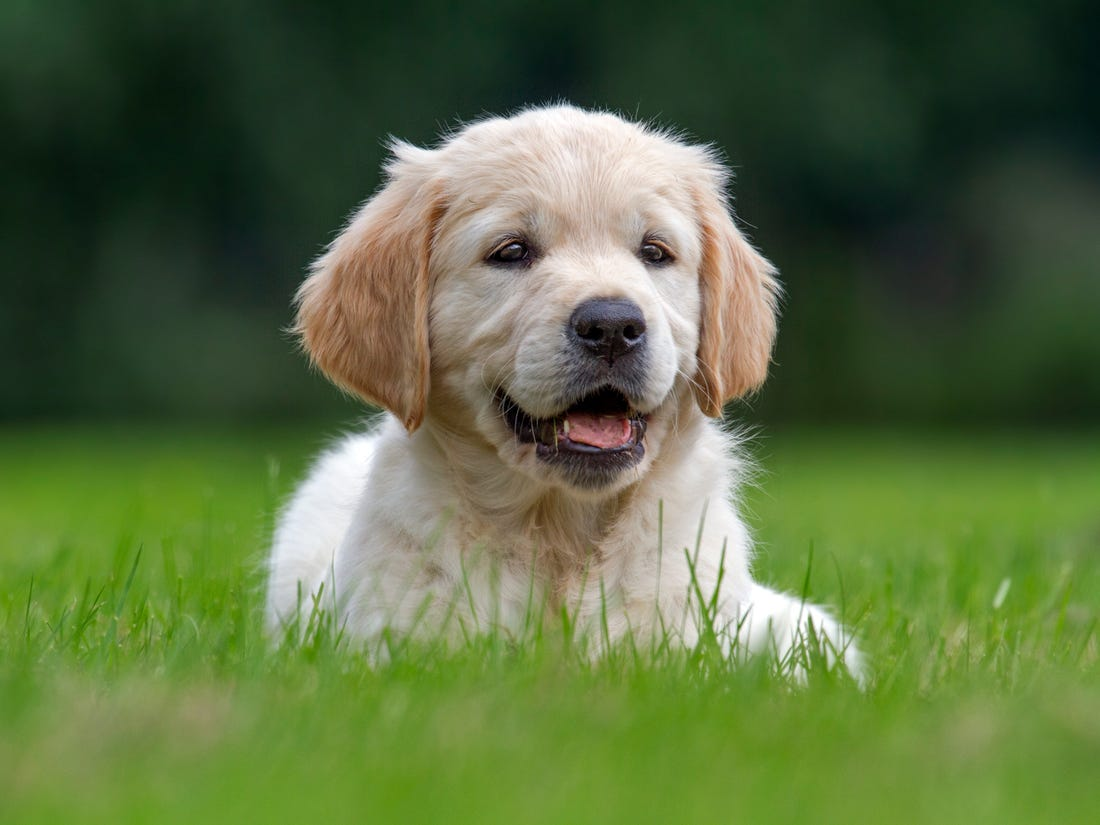
#> input picture dog.jpg, 1100 x 825 px
$ jupyter execute image_compressor.ipynb
#> lines starting #> are read from the running program, lines starting #| are printed output that depends on the picture
[cell 1]
import pandas as pd
import numpy as np
from skimage.io import imread, imshow
image = imread('dog.jpg', as_gray=True)
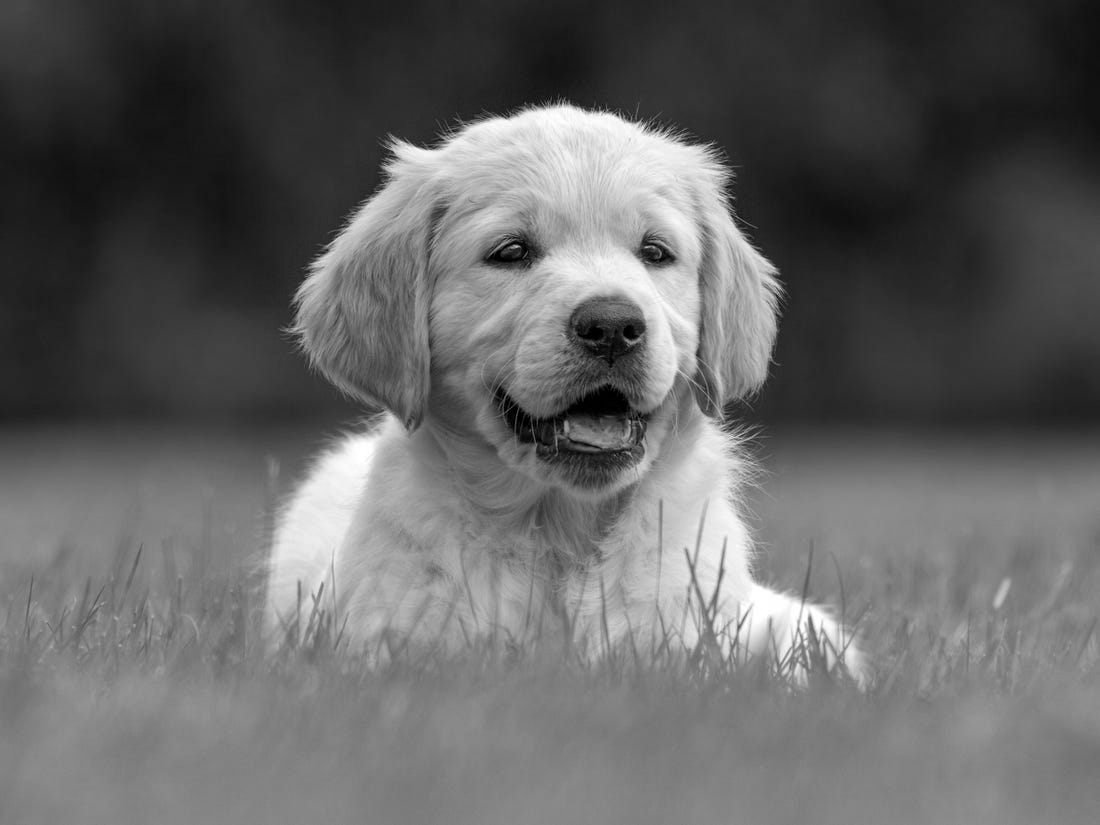
#> image: shape (825, 1100) float64; min 0, max 1, mean 0.396
image.shape
#> Out = (825, 1100)

[cell 2]
import cv2

[cell 3]
import matplotlib.pyplot as plt

[cell 4]
plt.imshow(image, cmap='gray')
plt.show

[cell 5]
mini = min(image.shape)
#> mini = 825
son = 0
n = 0
while(2**n<=mini):
  n = n+1
#> after the loop, n = 10
n = n - 1
#> n = 9
print(2**(n))
#| 512

[cell 6]
a,b = image.shape
#> a = 825; b = 1100
if a%2!=0:
  image =np.concatenate((image,np.zeros((1,b))),axis=0)
#> image: shape (826, 1100) float64
  a = a+1
#> a = 826
if b%2!=0:
  image = np.concatenate((image,np.zeros((a,1))),axis=1)

[cell 7]
a,b = image.shape
list1 = []
list2 = []
list1.extend(list(range(int((a-2**n)/2))))
list1.extend(list(range(a-int((a-2**n)/2),a)))
list2.extend(list(range(int((b-2**n)/2))))
list2.extend(list(range(b-int((b-2**n)/2),b)))
image = (np.delete(image,list1,axis=0))
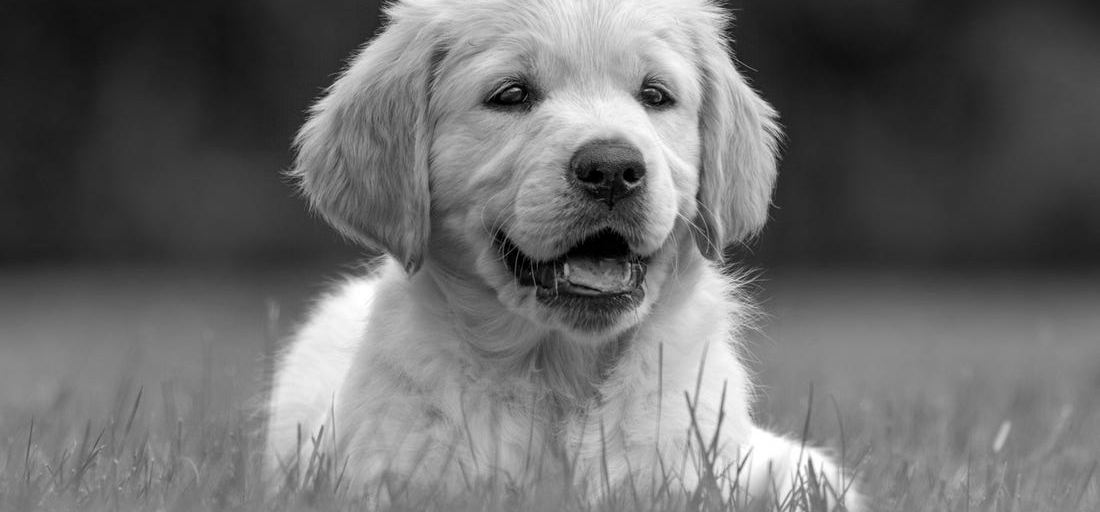
#> image: shape (512, 1100) float64; min 0, max 1, mean 0.423
image = (np.delete(image,list2,axis=1))
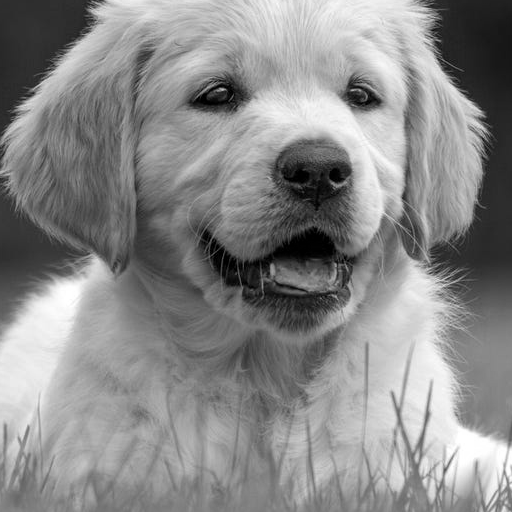
#> image: shape (512, 512) float64; min 0, max 1, mean 0.542

[cell 8]
image.shape
#> Out = (512, 512)

[cell 9]
plt.imshow(image, cmap='gray')
plt.show()

[cell 10]
image[:2,:2]
#> Out = [[0.182, 0.182], [0.182, 0.182]]

[cell 11]
a,b  = image.shape
#> a = 512; b = 512
c = 0
narr = np.zeros((a,a))
for i in range(int(a/2)):
   narr[:,i] = (image[:,c]+image[:,c+1])/2
   narr[:,int(a/2)+i] = (image[:,c]-image[:,c+1])/2
   c = c+2
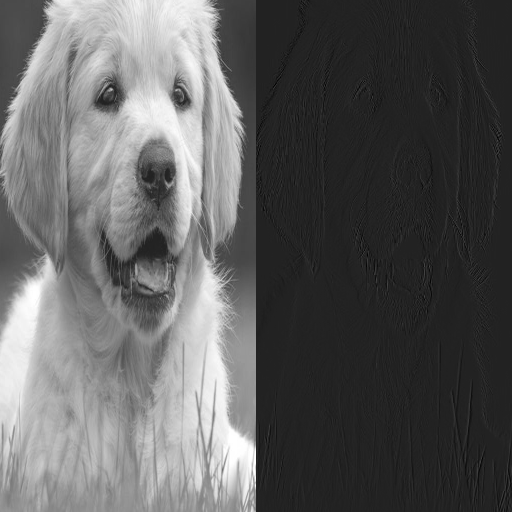
#> narr: shape (512, 512) float64; min -0.158, max 1, mean 0.271; drawn with min black and max white
#> after the loop, c = 512
print(narr)
#> (printed output is left out)

[cell 12]
(narr[0,:] - narr[1,:])/2
#> Out = 512 values, max 0.0725 at index 216, min -0.134 at index 46, mean 0.000181

[cell 13]
c = 0
a,b = image.shape
narr2 = np.zeros((a,a))
for i in range(int(a/2)):
  narr2[i,: ] = (narr[c,:]+narr[c+1,:])/2
  narr2[int(a/2)+i,:] = (narr[c,:]-narr[c+1,:])/2
  c = c+2
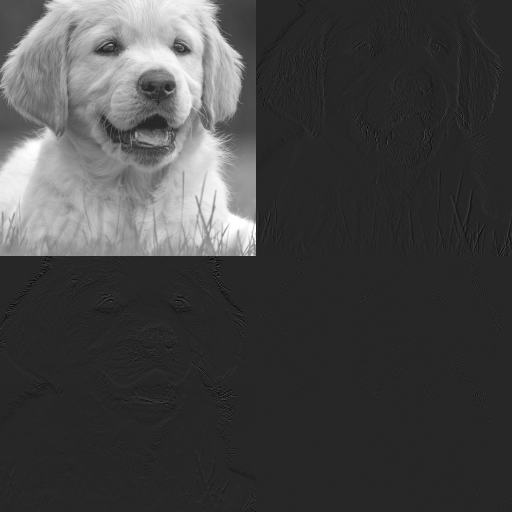
#> narr2: shape (512, 512) float64; min -0.181, max 1, mean 0.136; drawn with min black and max white
#> after the loop, c = 512
narr2
